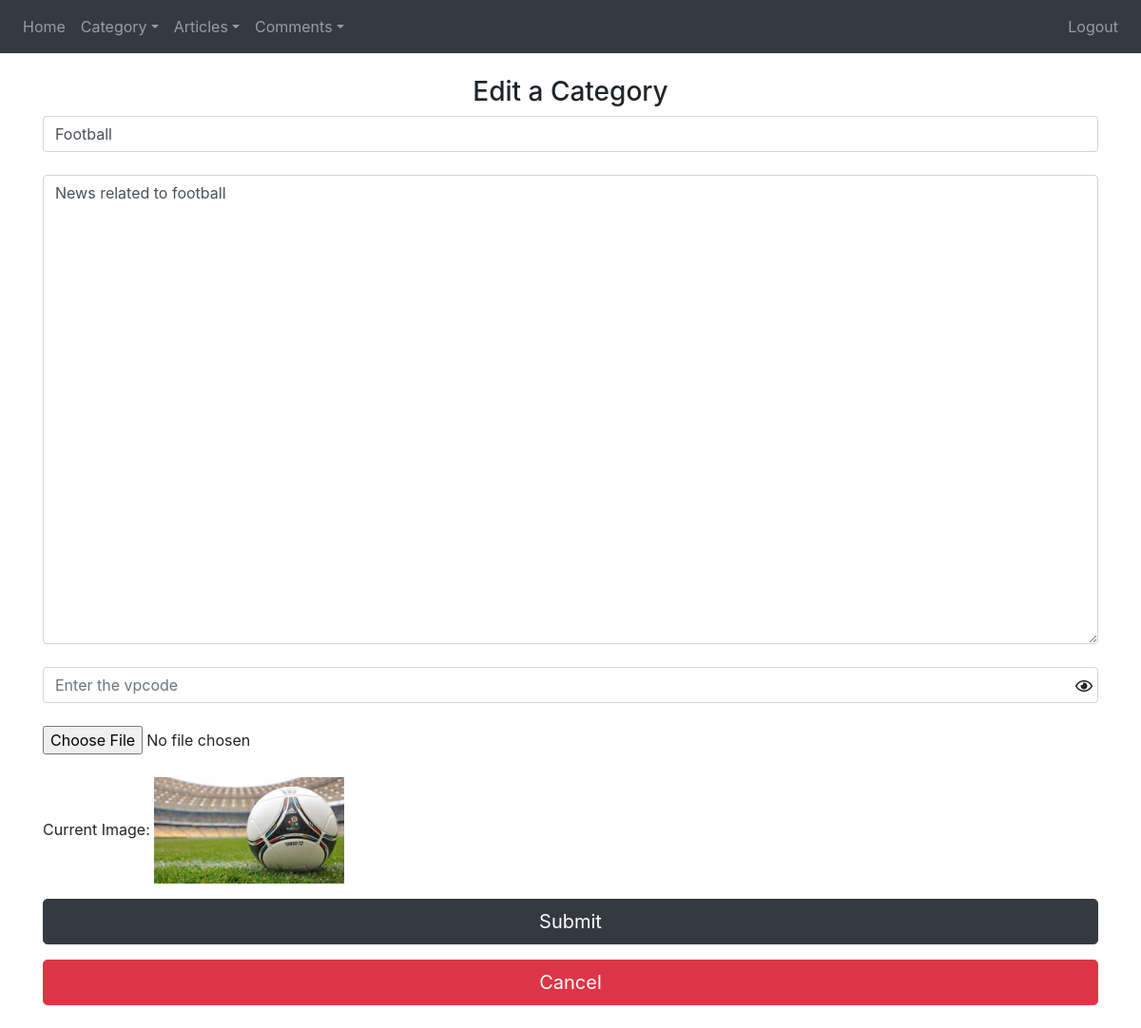
Screenshot of /Categoryaddons/editcategory.php?id=41 (signed in) with the database file from the repository.
### tables this page shows
CREATE TABLE `category` (
  `cat_id` int(255) NOT NULL,
  `cat_name` varchar(255) NOT NULL,
  `cat_desc` varchar(550) NOT NULL,
  `cat_img` varchar(255) NOT NULL,
  `cat_unique_key` varchar(10) NOT NULL,
  `cat_create` datetime NOT NULL
);

### Categoryaddons/editcategory.php (the view, shortened to what this page needs)
<?php
include '../config.php';
$sql = "SELECT * FROM category WHERE cat_id = $_GET[id]";
$result = $db->query($sql);
$row = $result->fetch_assoc();
?>
<html>
<head>
  <link rel="stylesheet" href="https://use.fontawesome.com/releases/v5.7.0/css/all.css">
  <link rel="stylesheet" href="https://maxcdn.bootstrapcdn.com/bootstrap/4.4.1/css/bootstrap.min.css">
</head>
<body>
<?php include '../navbar3.php'; ?>
<div class='container' id='category_back'>
<form name='cat' method='post' id='category' enctype="multipart/form-data">
<h3 id='user' class='text-center'>Edit a Category</h3>
<input type='text' id = 'cname' name = 'cat_name' class='form-control mb-4' placeholder = 'Enter the name of the category' value='<?php echo $row['cat_name']; ?>'>
<textarea class='form-control' placeholder = 'Add the summary' name='cat_desc' rows='20' cols='155' id='cdesc'><?php echo $row['cat_desc']; ?></textarea>
<br>
<input type="password" class="form-control mb-4" name="vpc" id="vpcode" placeholder="Enter the vpcode"/>
<span onclick="myFunction2()" id="eye" class="far fa-eye passcheck"></span>
<input type='file' name='file' id='file'/>
<br><br>
Current Image:
<img src="../Profilepics/Category/<?php echo $row['cat_unique_key']; ?>/<?php echo $row['cat_img']; ?>" style="width:200px">
<button type="submit" id='cbtn' class="btn btn-dark btn-block btn-lg" name='newcat' >Submit</button>
</form>
<a href="../index.php"><button type="submit" class="btn btn-danger btn-block btn-lg">Cancel</button></a>
<br>
</div>
</body>
</html>

### Categoryaddons/editcategory.php (style rules this page uses)
.passcheck { float: right; margin-right: 6px; margin-top: -50px; position: relative; z-index: 2; }

### rows the page displays
category: cat_name "Football", cat_desc "News related to football", cat_unique_key+cat_img (placeholder picture)
